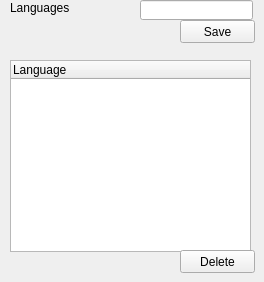
      <widget class="QWidget" name="tab_7">
       <attribute name="title">
        <string>Languages</string>
       </attribute>
       <widget class="QTreeWidget" name="languageTree">
        <property name="geometry">
         <rect>
          <x>10</x>
          <y>60</y>
          <width>241</width>
          <height>192</height>
         </rect>
        </property>
        <column>
         <property name="text">
          <string>Language</string>
         </property>
        </column>
       </widget>
       <widget class="QPushButton" name="saveLanguage">
        <property name="geometry">
         <rect>
          <x>180</x>
          <y>20</y>
          <width>75</width>
          <height>23</height>
         </rect>
        </property>
        <property name="text">
         <string>Save</string>
        </property>
       </widget>
       <widget class="QPushButton" name="deleteLanguage">
        <property name="geometry">
         <rect>
          <x>180</x>
          <y>250</y>
          <width>75</width>
          <height>23</height>
         </rect>
        </property>
        <property name="text">
         <string>Delete</string>
        </property>
       </widget>
       <widget class="QLabel" name="label_140">
        <property name="geometry">
         <rect>
          <x>10</x>
          <y>0</y>
          <width>131</width>
          <height>16</height>
         </rect>
        </property>
        <property name="text">
         <string>Languages</string>
        </property>
       </widget>
       <widget class="QLineEdit" name="languageLineEdit">
        <property name="geometry">
         <rect>
          <x>140</x>
          <y>0</y>
          <width>113</width>
          <height>20</height>
         </rect>
        </property>
        <property name="text">
         <string/>
        </property>
       </widget>
      </widget>
